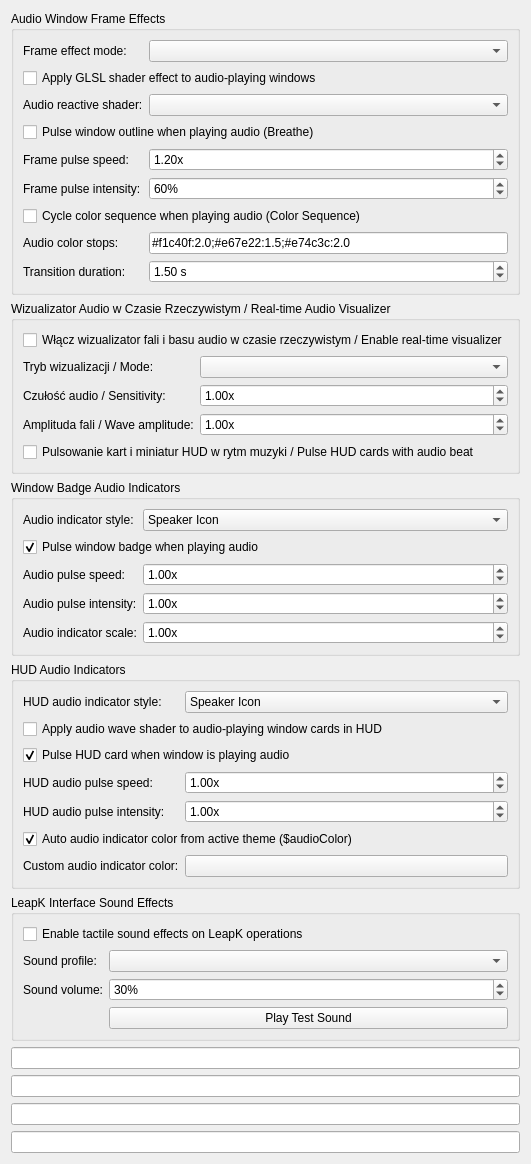
         <widget class="QWidget" name="scrollAreaWidgetContentsAudio">
          <property name="geometry">
           <rect>
            <x>0</x>
            <y>0</y>
            <width>500</width>
            <height>950</height>
           </rect>
          </property>
          <layout class="QVBoxLayout" name="verticalLayoutAudioContent">

           <!-- Group 1: Window Frame Audio Effects -->
           <item>
            <widget class="QGroupBox" name="groupAudioWindowFrame">
             <property name="title">
              <string>Audio Window Frame Effects</string>
             </property>
             <layout class="QFormLayout" name="formLayoutAudioWindowFrame">
              <item row="0" column="0">
               <widget class="QLabel" name="label_audioWindowFrameMode">
                <property name="text">
                 <string>Frame effect mode:</string>
                </property>
                <property name="toolTip">
                 <string>Choose whether audio frame effects apply to active windows, inactive windows, or always.</string>
                </property>
               </widget>
              </item>
              <item row="0" column="1">
               <widget class="QComboBox" name="comboAudioWindowFrameMode">
                <property name="toolTip">
                 <string>Choose whether audio frame effects apply to active windows, inactive windows, or always.</string>
                </property>
               </widget>
              </item>

              <!-- Shader Option -->
              <item row="1" column="0" colspan="2">
               <widget class="QCheckBox" name="kcfg_AudioShaderRuleEnabled">
                <property name="text">
                 <string>Apply GLSL shader effect to audio-playing windows</string>
                </property>
                <property name="toolTip">
                 <string>Automatically renders the selected GLSL shader effect on windows playing audio.</string>
                </property>
               </widget>
              </item>
              <item row="2" column="0">
               <widget class="QLabel" name="label_audioShader">
                <property name="text">
                 <string>Audio reactive shader:</string>
                </property>
                <property name="toolTip">
                 <string>Select GLSL fragment shader effect to render when a window is actively playing sound.</string>
                </property>
               </widget>
              </item>
              <item row="2" column="1">
               <widget class="QComboBox" name="comboAudioShader">
                <property name="toolTip">
                 <string>Select GLSL fragment shader effect to render when a window is actively playing sound.</string>
                </property>
               </widget>
              </item>

              <!-- Pulsing Option -->
              <item row="3" column="0" colspan="2">
               <widget class="QCheckBox" name="kcfg_AudioWindowFramePulseEnabled">
                <property name="text">
                 <string>Pulse window outline when playing audio (Breathe)</string>
                </property>
                <property name="toolTip">
                 <string>Animates the window frame with a breathing pulse while playing sound (lightweight CPU effect).</string>
                </property>
               </widget>
              </item>
              <item row="4" column="0">
               <widget class="QLabel" name="label_audioWindowFramePulseSpeed">
                <property name="text">
                 <string>Frame pulse speed:</string>
                </property>
               </widget>
              </item>
              <item row="4" column="1">
               <widget class="QDoubleSpinBox" name="kcfg_AudioWindowFramePulseSpeed">
                <property name="minimum">
                 <double>0.2</double>
                </property>
                <property name="maximum">
                 <double>3.0</double>
                </property>
                <property name="singleStep">
                 <double>0.1</double>
                </property>
                <property name="value">
                 <double>1.2</double>
                </property>
                <property name="suffix">
                 <string>x</string>
                </property>
               </widget>
              </item>
              <item row="5" column="0">
               <widget class="QLabel" name="label_audioWindowFramePulseIntensity">
                <property name="text">
                 <string>Frame pulse intensity:</string>
                </property>
               </widget>
              </item>
              <item row="5" column="1">
               <widget class="QSpinBox" name="kcfg_AudioWindowFramePulseIntensity">
                <property name="minimum">
                 <number>10</number>
                </property>
                <property name="maximum">
                 <number>100</number>
                </property>
                <property name="singleStep">
                 <number>5</number>
                </property>
                <property name="value">
                 <number>60</number>
                </property>
                <property name="suffix">
                 <string>%</string>
                </property>
               </widget>
              </item>

              <!-- Color Sequence Option -->
              <item row="6" column="0" colspan="2">
               <widget class="QCheckBox" name="kcfg_AudioWindowFrameColorSequenceEnabled">
                <property name="text">
                 <string>Cycle color sequence when playing audio (Color Sequence)</string>
                </property>
                <property name="toolTip">
                 <string>Smoothly transitions window frame colors across defined stops while playing sound (ultra low CPU overhead).</string>
                </property>
               </widget>
              </item>
              <item row="7" column="0">
               <widget class="QLabel" name="label_audioWindowFrameColorList">
                <property name="text">
                 <string>Audio color stops:</string>
                </property>
                <property name="toolTip">
                 <string>Semicolon-separated list of #hex:hold_sec stops, e.g. #f1c40f:2.0;#e67e22:1.5;#e74c3c:2.0</string>
                </property>
               </widget>
              </item>
              <item row="7" column="1">
               <widget class="QLineEdit" name="kcfg_AudioWindowFrameColorList">
                <property name="toolTip">
                 <string>Semicolon-separated list of #hex:hold_sec stops, e.g. #f1c40f:2.0;#e67e22:1.5;#e74c3c:2.0</string>
                </property>
                <property name="text">
                 <string>#f1c40f:2.0;#e67e22:1.5;#e74c3c:2.0</string>
                </property>
               </widget>
              </item>
              <item row="8" column="0">
               <widget class="QLabel" name="label_audioWindowFrameTransitionDuration">
                <property name="text">
                 <string>Transition duration:</string>
                </property>
               </widget>
              </item>
              <item row="8" column="1">
               <widget class="QDoubleSpinBox" name="kcfg_AudioWindowFrameTransitionDuration">
                <property name="minimum">
                 <double>0.2</double>
                </property>
                <property name="maximum">
                 <double>5.0</double>
                </property>
                <property name="singleStep">
                 <double>0.1</double>
                </property>
                <property name="value">
                 <double>1.5</double>
                </property>
                <property name="suffix">
                 <string> s</string>
                </property>
               </widget>
              </item>
             </layout>
            </widget>
           </item>

           <!-- Group: Real-time Audio Visualizer -->
           <item>
            <widget class="QGroupBox" name="groupAudioVisualizer">
             <property name="title">
              <string>Wizualizator Audio w Czasie Rzeczywistym / Real-time Audio Visualizer</string>
             </property>
             <layout class="QFormLayout" name="formLayoutAudioVisualizer">
              <item row="0" column="0" colspan="2">
               <widget class="QCheckBox" name="kcfg_AudioVisualizerEnabled">
                <property name="text">
                 <string>Włącz wizualizator fali i basu audio w czasie rzeczywistym / Enable real-time visualizer</string>
                </property>
                <property name="toolTip">
                 <string>Analizuje odtwarzany strumień audio w czasie rzeczywistym (PipeWire/PulseAudio) i animuje obwód okna oraz wskaźniki HUD.</string>
                </property>
               </widget>
              </item>
              <item row="1" column="0">
               <widget class="QLabel" name="label_audioVisualizerMode">
                <property name="text">
                 <string>Tryb wizualizacji / Mode:</string>
                </property>
               </widget>
              </item>
              <item row="1" column="1">
               <widget class="QComboBox" name="comboAudioVisualizerMode">
                <property name="toolTip">
                 <string>Wybierz tryb wizualizacji audio (oscyloskop fali, uderzenia basu, 16-pasmowy korektor, triad spektrum lub pełne kombo).</string>
                </property>
               </widget>
              </item>
              <item row="2" column="0">
               <widget class="QLabel" name="label_audioVisualizerSensitivity">
                <property name="text">
                 <string>Czułość audio / Sensitivity:</string>
                </property>
               </widget>
              </item>
              <item row="2" column="1">
               <widget class="QDoubleSpinBox" name="kcfg_AudioVisualizerSensitivity">
                <property name="minimum">
                 <double>0.1</double>
                </property>
                <property name="maximum">
                 <double>5.0</double>
                </property>
                <property name="singleStep">
                 <double>0.1</double>
                </property>
                <property name="value">
                 <double>1.0</double>
                </property>
                <property name="suffix">
                 <string>x</string>
                </property>
               </widget>
              </item>
              <item row="3" column="0">
               <widget class="QLabel" name="label_audioVisualizerWaveformAmplitude">
                <property name="text">
                 <string>Amplituda fali / Wave amplitude:</string>
                </property>
               </widget>
              </item>
              <item row="3" column="1">
               <widget class="QDoubleSpinBox" name="kcfg_AudioVisualizerWaveformAmplitude">
                <property name="minimum">
                 <double>0.1</double>
                </property>
                <property name="maximum">
                 <double>3.0</double>
                </property>
                <property name="singleStep">
                 <double>0.1</double>
                </property>
                <property name="value">
                 <double>1.0</double>
                </property>
                <property name="suffix">
                 <string>x</string>
                </property>
               </widget>
              </item>
              <item row="4" column="0" colspan="2">
               <widget class="QCheckBox" name="kcfg_AudioVisualizerHudPulse">
                <property name="text">
                 <string>Pulsowanie kart i miniatur HUD w rytm muzyki / Pulse HUD cards with audio beat</string>
                </property>
                <property name="toolTip">
                 <string>Karty okien odtwarzających audio w HUD pulsują w rytm wykrywanego basu.</string>
                </property>
               </widget>
              </item>
             </layout>
            </widget>
           </item>

           <!-- Group 2: Window Badge Audio Indicators -->
           <item>
            <widget class="QGroupBox" name="group_AudioWindowIndicator">
             <property name="title">
              <string>Window Badge Audio Indicators</string>
             </property>
             <layout class="QFormLayout" name="formLayoutAudioWindowIndicator">
              <item row="0" column="0">
               <widget class="QLabel" name="label_audioWindowIndicatorStyle">
                <property name="text">
                 <string>Audio indicator style:</string>
                </property>
                <property name="toolTip">
                 <string>Visual style for the audio indicator icon on window badges.</string>
                </property>
               </widget>
              </item>
              <item row="0" column="1">
               <widget class="QComboBox" name="combo_AudioWindowIndicatorStyle">
                <property name="toolTip">
                 <string>Style of the audio icon (Speaker, Soundwave, or Minimal Dot).</string>
                </property>
                <item>
                 <property name="text">
                  <string>Speaker Icon</string>
                 </property>
                </item>
                <item>
                 <property name="text">
                  <string>Soundwave Pulse</string>
                 </property>
                </item>
                <item>
                 <property name="text">
                  <string>Minimal Dot</string>
                 </property>
                </item>
               </widget>
              </item>
              <item row="1" column="0" colspan="2">
               <widget class="QCheckBox" name="kcfg_AudioWindowPulseEnabled">
                <property name="text">
                 <string>Pulse window badge when playing audio</string>
                </property>
                <property name="checked">
                 <bool>true</bool>
                </property>
                <property name="toolTip">
                 <string>Animates the window badge with a breathing pulse while the window is playing sound.</string>
                </property>
               </widget>
              </item>
              <item row="2" column="0">
               <widget class="QLabel" name="label_audioWindowPulseSpeed">
                <property name="text">
                 <string>Audio pulse speed:</string>
                </property>
                <property name="toolTip">
                 <string>Speed multiplier for badge audio pulsing animation.</string>
                </property>
               </widget>
              </item>
              <item row="2" column="1">
               <widget class="QDoubleSpinBox" name="kcfg_AudioWindowPulseSpeed">
                <property name="minimum">
                 <double>0.200000000000000</double>
                </property>
                <property name="maximum">
                 <double>3.000000000000000</double>
                </property>
                <property name="singleStep">
                 <double>0.100000000000000</double>
                </property>
                <property name="value">
                 <double>1.000000000000000</double>
                </property>
                <property name="suffix">
                 <string>x</string>
                </property>
               </widget>
              </item>
              <item row="3" column="0">
               <widget class="QLabel" name="label_audioWindowPulseIntensity">
                <property name="text">
                 <string>Audio pulse intensity:</string>
                </property>
                <property name="toolTip">
                 <string>Intensity multiplier for badge audio pulsing animation.</string>
                </property>
               </widget>
              </item>
              <item row="3" column="1">
               <widget class="QDoubleSpinBox" name="kcfg_AudioWindowPulseIntensity">
                <property name="minimum">
                 <double>0.000000000000000</double>
                </property>
                <property name="maximum">
                 <double>2.500000000000000</double>
                </property>
                <property name="singleStep">
                 <double>0.100000000000000</double>
                </property>
                <property name="value">
                 <double>1.000000000000000</double>
                </property>
                <property name="suffix">
                 <string>x</string>
                </property>
               </widget>
              </item>
              <item row="4" column="0">
               <widget class="QLabel" name="label_audioWindowIndicatorScale">
                <property name="text">
                 <string>Audio indicator scale:</string>
                </property>
                <property name="toolTip">
                 <string>Relative size scale of the audio indicator inside window badges.</string>
                </property>
               </widget>
              </item>
              <item row="4" column="1">
               <widget class="QDoubleSpinBox" name="kcfg_AudioWindowIndicatorScale">
                <property name="minimum">
                 <double>0.700000000000000</double>
                </property>
                <property name="maximum">
                 <double>2.000000000000000</double>
                </property>
                <property name="singleStep">
                 <double>0.050000000000000</double>
                </property>
                <property name="value">
                 <double>1.000000000000000</double>
                </property>
                <property name="suffix">
                 <string>x</string>
                </property>
               </widget>
              </item>
             </layout>
            </widget>
           </item>

           <!-- Group 3: HUD Audio Indicators -->
           <item>
            <widget class="QGroupBox" name="group_AudioHudIndicator">
             <property name="title">
              <string>HUD Audio Indicators</string>
             </property>
             <layout class="QFormLayout" name="formLayoutAudioHudIndicator">
              <item row="0" column="0">
               <widget class="QLabel" name="label_audioHudIndicatorStyle">
                <property name="text">
                 <string>HUD audio indicator style:</string>
                </property>
                <property name="toolTip">
                 <string>Visual style for the audio indicator icon on HUD cards.</string>
                </property>
               </widget>
              </item>
              <item row="0" column="1">
               <widget class="QComboBox" name="combo_AudioHudIndicatorStyle">
                <property name="toolTip">
                 <string>Style of the audio icon on HUD cards (Speaker, Soundwave, or Minimal Dot).</string>
                </property>
                <item>
                 <property name="text">
                  <string>Speaker Icon</string>
                 </property>
                </item>
                <item>
                 <property name="text">
                  <string>Soundwave Pulse</string>
                 </property>
                </item>
                <item>
                 <property name="text">
                  <string>Minimal Dot</string>
                 </property>
                </item>
               </widget>
              </item>
              <item row="1" column="0" colspan="2">
               <widget class="QCheckBox" name="kcfg_AudioHudShaderEnabled">
                <property name="text">
                 <string>Apply audio wave shader to audio-playing window cards in HUD</string>
                </property>
                <property name="toolTip">
                 <string>Automatically renders the GLSL audio shader effect around window cards playing sound in the HUD.</string>
                </property>
               </widget>
              </item>
              <item row="2" column="0" colspan="2">
               <widget class="QCheckBox" name="kcfg_AudioHudPulseEnabled">
                <property name="text">
                 <string>Pulse HUD card when window is playing audio</string>
                </property>
                <property name="checked">
                 <bool>true</bool>
                </property>
                <property name="toolTip">
                 <string>Animates the HUD card with a breathing pulse while its window is playing sound.</string>
                </property>
               </widget>
              </item>
              <item row="3" column="0">
               <widget class="QLabel" name="label_audioHudPulseSpeed">
                <property name="text">
                 <string>HUD audio pulse speed:</string>
                </property>
                <property name="toolTip">
                 <string>Speed multiplier for HUD card audio pulsing animation.</string>
                </property>
               </widget>
              </item>
              <item row="3" column="1">
               <widget class="QDoubleSpinBox" name="kcfg_AudioHudPulseSpeed">
                <property name="minimum">
                 <double>0.200000000000000</double>
                </property>
                <property name="maximum">
                 <double>3.000000000000000</double>
                </property>
                <property name="singleStep">
                 <double>0.100000000000000</double>
                </property>
                <property name="value">
                 <double>1.000000000000000</double>
                </property>
                <property name="suffix">
                 <string>x</string>
                </property>
               </widget>
              </item>
              <item row="4" column="0">
               <widget class="QLabel" name="label_audioHudPulseIntensity">
                <property name="text">
                 <string>HUD audio pulse intensity:</string>
                </property>
                <property name="toolTip">
                 <string>Intensity multiplier for HUD card audio pulsing animation.</string>
                </property>
               </widget>
              </item>
              <item row="4" column="1">
               <widget class="QDoubleSpinBox" name="kcfg_AudioHudPulseIntensity">
                <property name="minimum">
                 <double>0.000000000000000</double>
                </property>
                <property name="maximum">
                 <double>2.500000000000000</double>
                </property>
                <property name="singleStep">
                 <double>0.100000000000000</double>
                </property>
                <property name="value">
                 <double>1.000000000000000</double>
                </property>
                <property name="suffix">
                 <string>x</string>
                </property>
               </widget>
              </item>
              <item row="5" column="0" colspan="2">
               <widget class="QCheckBox" name="kcfg_AudioHudIndicatorColorAuto">
                <property name="text">
                 <string>Auto audio indicator color from active theme ($audioColor)</string>
                </property>
                <property name="checked">
                 <bool>true</bool>
                </property>
               </widget>
              </item>
              <item row="6" column="0">
               <widget class="QLabel" name="label_audioHudIndicatorColor">
                <property name="text">
                 <string>Custom audio indicator color:</string>
                </property>
               </widget>
              </item>
              <item row="6" column="1">
               <widget class="KColorButton" name="kcfg_AudioHudIndicatorColor">
                <property name="alphaChannelEnabled">
                 <bool>false</bool>
                </property>
                <property name="color">
                 <color alpha="255">
                  <red>241</red>
                  <green>196</green>
                  <blue>15</blue>
                 </color>
                </property>
               </widget>
              </item>
             </layout>
            </widget>
           </item>

           <!-- Group 4: LeapK Interface Sound Effects -->
           <item>
            <widget class="QGroupBox" name="groupSoundFeedback">
             <property name="title">
              <string>LeapK Interface Sound Effects</string>
             </property>
             <layout class="QFormLayout" name="formLayoutSoundFeedback">
              <item row="0" column="0" colspan="2">
               <widget class="QCheckBox" name="kcfg_SoundFeedbackEnabled">
                <property name="text">
                 <string>Enable tactile sound effects on LeapK operations</string>
                </property>
                <property name="toolTip">
                 <string>Play minimalist clicks on jump mode activation, window landing, workspace switch, stash, and pinning.</string>
                </property>
               </widget>
              </item>
              <item row="1" column="0">
               <widget class="QLabel" name="label_soundProfile">
                <property name="text">
                 <string>Sound profile:</string>
                </property>
               </widget>
              </item>
              <item row="1" column="1">
               <widget class="QComboBox" name="combo_SoundProfile">
                <property name="toolTip">
                 <string>Acoustic profile for synthetic feedback sounds.</string>
                </property>
               </widget>
              </item>
              <item row="2" column="0">
               <widget class="QLabel" name="label_soundFeedbackVolume">
                <property name="text">
                 <string>Sound volume:</string>
                </property>
               </widget>
              </item>
              <item row="2" column="1">
               <widget class="QSpinBox" name="kcfg_SoundFeedbackVolume">
                <property name="minimum">
                 <number>0</number>
                </property>
                <property name="maximum">
                 <number>100</number>
                </property>
                <property name="singleStep">
                 <number>5</number>
                </property>
                <property name="value">
                 <number>30</number>
                </property>
                <property name="suffix">
                 <string>%</string>
                </property>
               </widget>
              </item>
              <item row="3" column="1">
               <widget class="QPushButton" name="btnTestSound">
                <property name="text">
                 <string>Play Test Sound</string>
                </property>
                <property name="toolTip">
                 <string>Audition the current sound profile and volume.</string>
                </property>
               </widget>
              </item>
             </layout>
            </widget>
           </item>

           <!-- Hidden Config Fields -->
           <item>
            <widget class="QLineEdit" name="kcfg_AudioShaderId">
             <property name="visible">
              <bool>false</bool>
             </property>
            </widget>
           </item>
           <item>
            <widget class="QLineEdit" name="kcfg_AudioVisualizerMode">
             <property name="visible">
              <bool>false</bool>
             </property>
            </widget>
           </item>
           <item>
            <widget class="QLineEdit" name="kcfg_AudioWindowFrameShaderMode">
             <property name="visible">
              <bool>false</bool>
             </property>
            </widget>
           </item>
           <item>
            <widget class="QLineEdit" name="kcfg_SoundFeedbackProfile">
             <property name="visible">
              <bool>false</bool>
             </property>
            </widget>
           </item>

           <item>
            <spacer name="verticalSpacerAudio">
             <property name="orientation">
              <enum>Qt::Vertical</enum>
             </property>
             <property name="sizeHint" stdset="0">
              <size>
               <width>20</width>
               <height>40</height>
              </size>
             </property>
            </spacer>
           </item>

          </layout>
         </widget>
